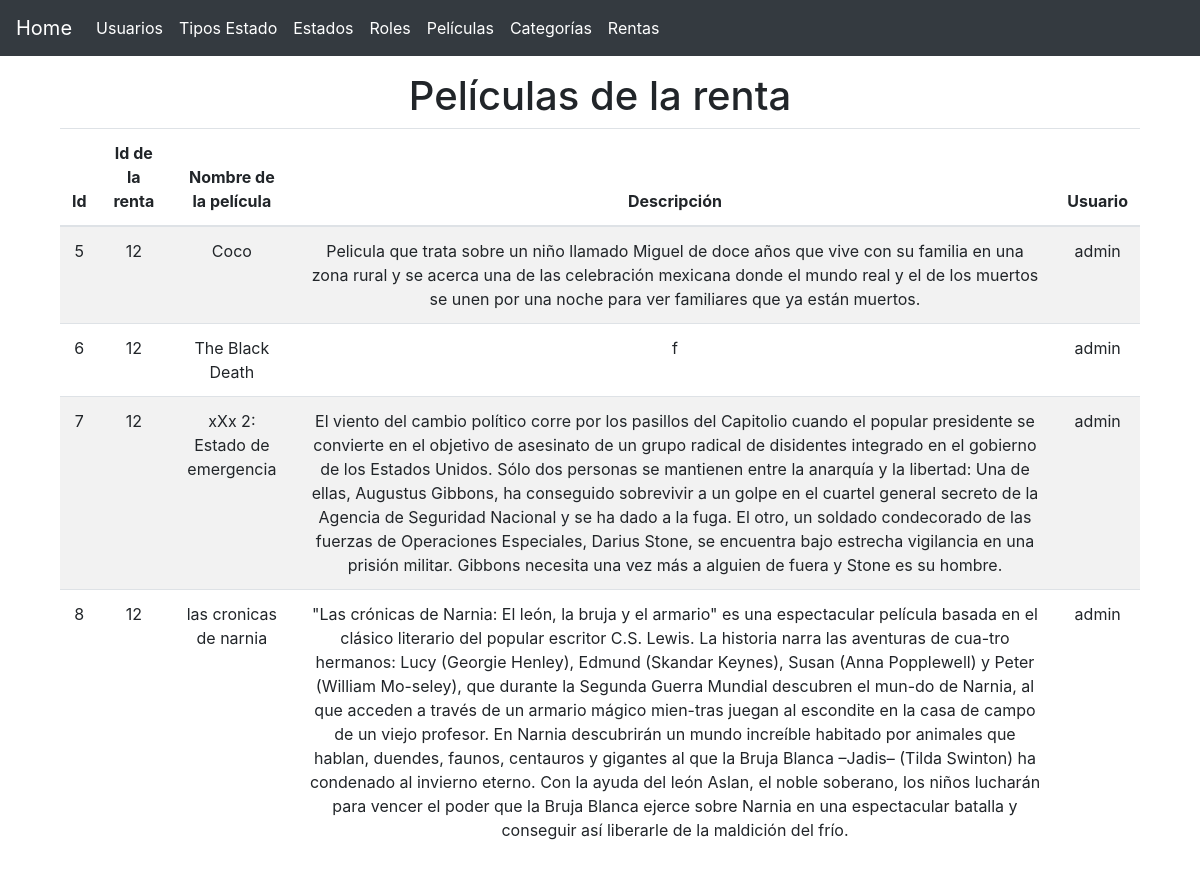
Page /?controller=rental&method=seeMovies&id=12 on the committed database.
### tables this page shows
CREATE TABLE IF NOT EXISTS `movie_rental` (
  `id` int(6) NOT NULL AUTO_INCREMENT,
  `movie_id` int(6) NOT NULL,
  `rental_id` int(6) NOT NULL,
  `price` decimal(15,3) NOT NULL,
  PRIMARY KEY (`id`,`movie_id`,`rental_id`),
  KEY `movie_id` (`movie_id`,`rental_id`),
  KEY `rental_id` (`rental_id`)
);

CREATE TABLE IF NOT EXISTS `movies` (
  `id` int(6) NOT NULL AUTO_INCREMENT,
  `name` varchar(60) NOT NULL,
  `description` varchar(1000) NOT NULL,
  `user_id` int(6) NOT NULL,
  `status_id` int(6) NOT NULL,
  PRIMARY KEY (`id`),
  KEY `user_id` (`user_id`,`status_id`),
  KEY `status_id` (`status_id`)
);

CREATE TABLE IF NOT EXISTS `users` (
  `id` int(11) NOT NULL AUTO_INCREMENT,
  `name` varchar(30) NOT NULL,
  `email` varchar(30) NOT NULL,
  `password` varchar(16) NOT NULL,
  `status_id` int(6) NOT NULL,
  `role_id` int(6) NOT NULL,
  PRIMARY KEY (`id`),
  UNIQUE KEY `email` (`email`),
  KEY `status_id` (`status_id`,`role_id`),
  KEY `role_id` (`role_id`)
);

### models/Rental.php (called while the page is built, shortened)
<?php
class Rental
{
	private $pdo;
    public function __construct()
    {
    	try {
    		$this->pdo = new Database;
	    } catch (PDOException $e) {
	    	die($e->getMessage());
	    }
    }
    public function getmoviesById($id)
    {
        try {
            $strSql = "SELECT mv.*,m.name as namemovie,m.description,u.name as nameuser FROM movie_rental mv inner join rentals r on r.id= mv.rental_id inner join movies m on m.id=mv.movie_id INNER join users u on r.user_id=u.id where r.id=:id";
            $arrayData = ['id' => $id];
            $query = $this->pdo->select($strSql, $arrayData);
            return $query;
        } catch (PDOException $e) {
            die($e->getMessage());
        }
    }
}

### providers/Database.php (called while the page is built, shortened)
<?php
class Database extends PDO
{
    public function select($strSql, $arrayData = array(), $fetchMode = PDO::FETCH_OBJ)
    {
    	$query = $this->prepare($strSql);
    	foreach ($arrayData as $key => $value)
    		$query->bindParam(":$key",$value);
    	if( !$query->execute() ) {
    		echo "Error, la consulta no se realizó";
    	} else {
    		return $query->fetchAll($fetchMode);
    	}
    }
}

### views/rentals/Movielist.php (the view)
<main class="container">
	<section class="col-md-12 text-center">
		<div class="mt-3">
			<h1>Películas de la renta</h1>
		</div>
		<section class="col-md-16 flex-nowrap table-responsive">
			<table class="table table-striped table-hover">
				<thead>
					<tr>
						<th class="text-center">Id</th>
						<th class="text-center">Id de la renta</th>
						<th class="text-center">Nombre de la película</th>
						<th class="text-center">Descripción</th>
						<th class="text-center">Usuario</th>
					</tr>
				</thead>
				<tbody>
					<?php foreach($movies as $movie): ?>
						<tr>
							<td class="text-center"><?php echo $movie->id ?></td>
							<td class="text-center"><?php echo $movie->rental_id ?></td>
							<td class="text-center"><?php echo $movie->namemovie ?></td>
							<td class="text-center"><?php echo $movie->description ?></td>
							<td class="text-center"><?php echo $movie->nameuser ?></td>
						</tr>
					<?php endforeach ?>
				</tbody>
			</table>
		</section>
	</section>
</main>

### rows in the picture
movie_rental: id "5", rental "12", movie.name "Coco", movie.description "Pelicula que trata sobre un niño llamado Miguel de doce años que vive con su familia en una zona rural y se acerca una de las celebración mexicana donde el mundo real y el de los muertos se unen por una noche para ver familiares que ya están muertos.", users.name "admin"
movie_rental: id "6", rental "12", movie.name "The Black Death", movie.description "f", users.name "admin"
movie_rental: id "7", rental "12", movie.name "xXx 2: Estado de emergencia", movie.description "El viento del cambio político corre por los pasillos del Capitolio cuando el popular presidente se convierte en el objetivo de asesinato de un grupo radical de disidentes integrado en el gobierno de los Estados Unidos. Sólo dos personas se mantienen entre la anarquía y la libertad: Una de ellas, Augustus Gibbons, ha conseguido sobrevivir a un golpe en el cuartel general secreto de la Agencia de Seguridad Nacional y se ha dado a la fuga. El otro, un soldado condecorado de las fuerzas de Operaciones Especiales, Darius Stone, se encuentra bajo estrecha vigilancia en una prisión militar. Gibbons necesita una vez más a alguien de fuera y Stone es su hombre.", users.name "admin"
movie_rental: id "8", rental "12", movie.name "las cronicas de narnia", movie.description "\"Las crónicas de Narnia: El león, la bruja y el armario\" es una espectacular película basada en el clásico literario del popular escritor C.S. Lewis. La historia narra las aventuras de cua-tro hermanos: Lucy (Georgie Henley), Edmund (Skandar Keynes), Susan (Anna Popplewell) y Peter (William Mo-seley), que durante la Segunda Guerra Mundial descubren el mun-do de Narnia, al que acceden a través de un armario mágico mien-tras juegan al escondite en la casa de campo de un viejo profesor. En Narnia descubrirán un mundo increíble habitado por animales que hablan, duendes, faunos, centauros y gigantes al que la Bruja Blanca –Jadis– (Tilda Swinton) ha condenado al invierno eterno. Con la ayuda del…", users.name "admin"
